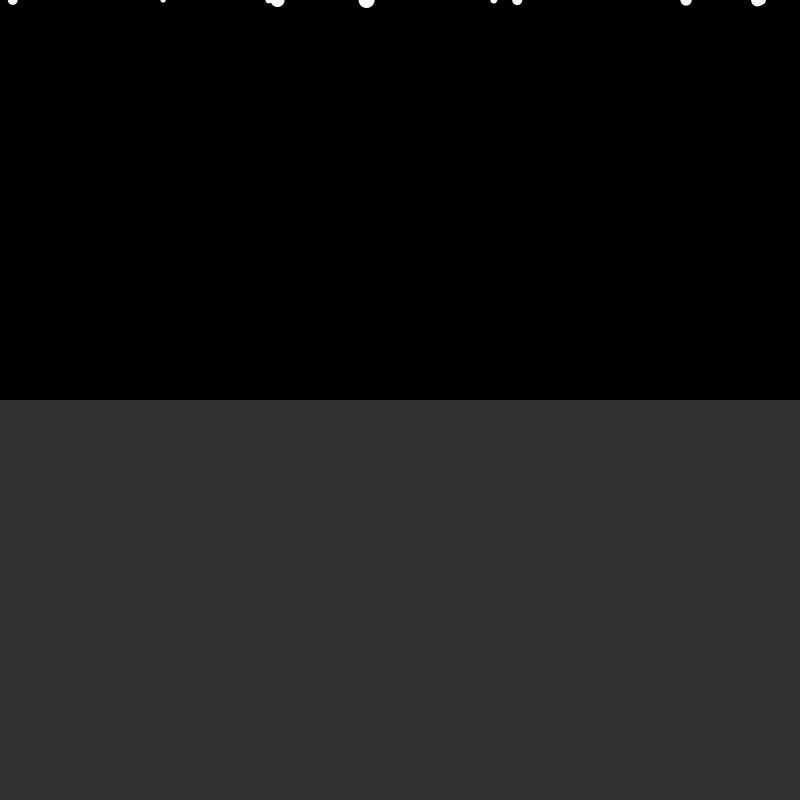
Frame 1 (no input)
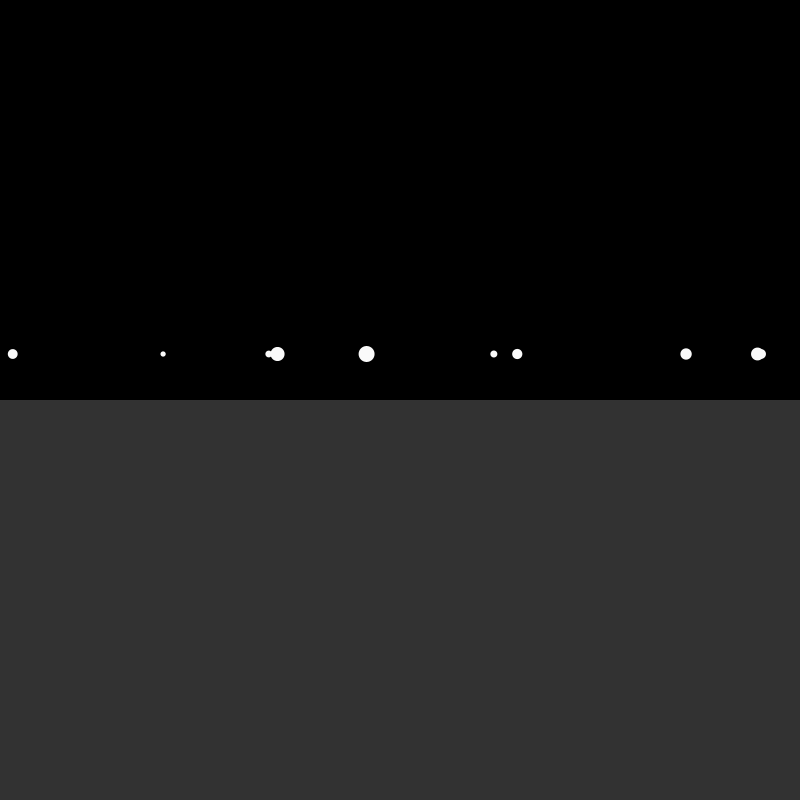
Frame 60 (the mouse pressed at the canvas centre just before this capture)
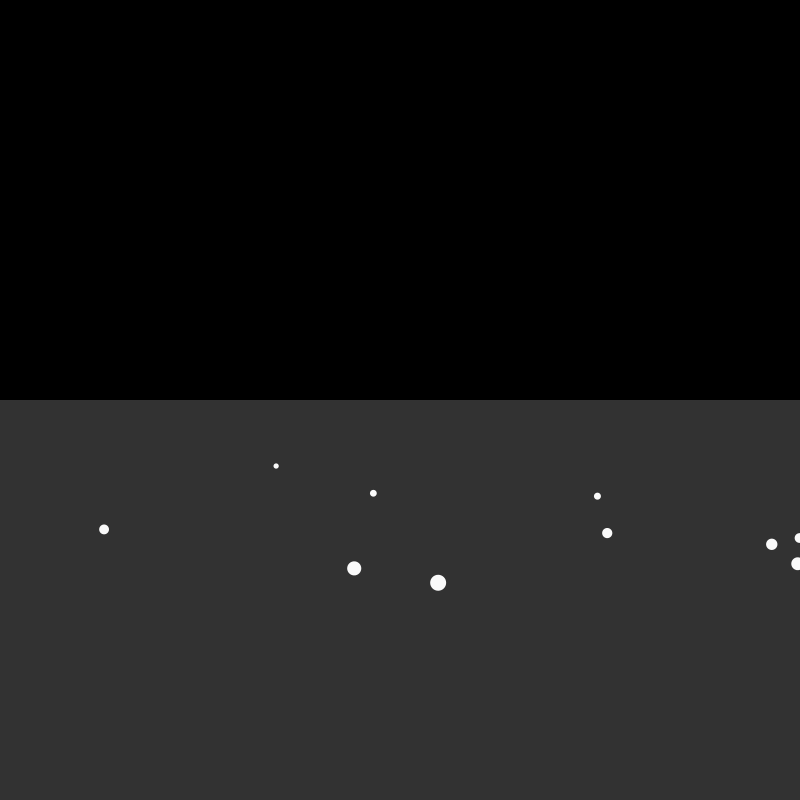
Frame 120 (the mouse held since frame 60 and released just before this capture)

The Processing sketch that drew these frames (run headless with seeded random() and noise(); from frame 60 on, the mouse is pressed at the canvas centre):

// Processing sketch: processing_115563
// ── processing_115563.pde

Mover m;
Liquid l;
PVector gravity;
float gForce = 0.2;
// To re-enable uncomment 'applyForce(friction)' in draw()
PVector friction;
float coefficient = .1;
PVector wind = new PVector(2, 0);
Mover[] movers = new Mover[10];

void setup() {
  // background(36, 83, 197);
  noStroke();
  size(800, 800);
  l = new Liquid(0, height/2, width, height/2, 0.4);
  // Fill the movers array
  for (int i = 0; i < movers.length; i++) {
    // Random x position, 0, random mass.
    movers[i] = new Mover(random(0, width), 0, random(5, 25));
  }
}

void draw() {
  background(0);

  l.display();

    // Draw the array of movers
  for (int i = 0; i < movers.length; i++) {
    // Used for keeping things simple, eg. m.function vs. movers[i].function
    m = movers[i];
    gravity = new PVector(0, gForce*m.mass);
    m.update();
    m.checkEdges();
    m.applyForce(gravity);

    m.display();

    if (mousePressed) {
      m.applyForce(wind);
    }

    if (l.contains(m)) {
      println("Mover " + i + " is in a viscous substance.");
         PVector drag = l.drag(m);
         m.applyForce(drag);
    } else {
        friction = m.velocity.get();
        friction.mult(-1);
        friction.normalize();
        // m.applyForce(friction);
    }
  }



}

class Liquid {
  float x, y, w, h;
  // Coefficient of drag
  float c;

  Liquid(float _x, float _y, float _w, float _h, float _c) {
    x = _x;
    y = _y;
    w = _w;
    h = _h;
    c = _c;
      }

  void display() {
    noStroke();
    fill(50);
    rect(x,y,w,h);
  }

  // Is the Mover inside the liquid?
  // Does not have to be m…just temporary and for use inside the function.
  // 'l' is just a copy of the location of the the mover being passed into the function
  boolean contains(Mover m) {
      PVector l = m.location;
      if (l.x > x && l.x < x + width && l.y > y && l.y < y + height) {
        return true;
      } else {
        return false;
      }
    }

  PVector drag(Mover m) {
    float speed = m.velocity.mag();
    float dragMagnitude = c * speed * speed;

    PVector dragForce = m.velocity.get();
    dragForce.mult(-1);
    dragForce.normalize();
    dragForce.mult(dragMagnitude);

    return(dragForce);
  }
}

class Mover {
  PVector location;
  PVector velocity;
  PVector acceleration;
  float mass;


  Mover(float _x, float _y, float _mass) {
    mass = _mass;
    location = new PVector(_x, _y);
    velocity = new PVector(0, 0);
    acceleration = new PVector(0, 0);
  }

  void display() {
    noStroke();
    fill(250);
    ellipse(location.x, location.y, mass, mass);

  }

  void update() {
    float topspeed = 50;
    velocity.add(acceleration);
    location.add(velocity);
    // Reset acceleration, ready to recieve new forces.
    acceleration.mult(0);
  }

  // Adds a PVector to acceleration to apply a force
  // Important to add and not replace so we don't mess up other forces
  // eg. make sure forces are accumulate.
  void applyForce(PVector force) {
    PVector f = PVector.div(force, mass);
    acceleration.add(f);
  }

  void checkEdges() {
    if (location.x > width) {
      location.x = width;
      velocity.x *= -1;
    }

     if (location.x < 0) {
      location.x = 0;
      velocity.x *= -1;
    }

    if (location.y > height) {
      location.y = height;
      velocity.y *= -1;
    }

  }
}
